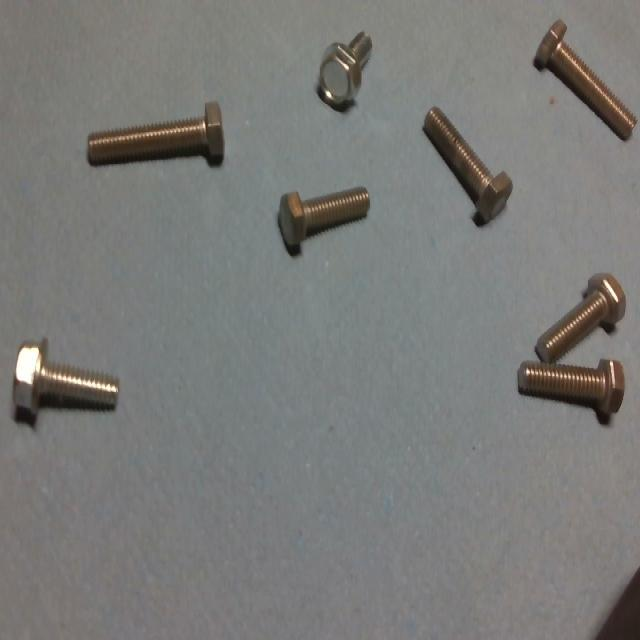
#> input picture Desafio_1/data/images/img1.jpg, 640 x 640 px; its folder holds only this picture in this run
$ python solucao_3_dados_sinteticos_detector_leve.py
#> lines starting #> are read from the running program, lines starting #| are printed output that depends on the picture; after the words box and inside, x2 and y2 are one past the last pixel; in counts of white or black regions, pixels touching at a corner belong together
#> in create_dataset, image is the input picture: shape (640, 640, 3); mean B, G, R 120.2, 122.5, 122.1
"""Solução 3 do Desafio 1: dados sintéticos e detector leve de parafusos.

Autor: Manoel Furtado
Data: 31/05/2026

Descrição:
    Este script cria um dataset YOLO com pseudo-rótulos para detecção de
    parafusos. Ele usa um detector clássico em OpenCV para sugerir caixas,
    gera variações simples das imagens e, opcionalmente, inicia o treino de um
    modelo YOLO leve quando o Ultralytics está instalado.

Uso principal:
    python Desafio_1/solucoes/solucao_3_dados_sinteticos_detector_leve/solucao_3_dados_sinteticos_detector_leve.py
    python Desafio_1/solucoes/solucao_3_dados_sinteticos_detector_leve/solucao_3_dados_sinteticos_detector_leve.py --train-yolo

Artefato gerado:
    Desafio_1/solucoes/solucao_3_dados_sinteticos_detector_leve/dataset_yolo_sintetico/data.yaml
"""

from __future__ import annotations

import argparse
import random
import shutil
import sys
from dataclasses import dataclass
from pathlib import Path


IMAGE_SUFFIXES = {".jpg", ".jpeg", ".png", ".bmp", ".webp"}


@dataclass
class Box:
    """Representa uma caixa delimitadora no formato de pixel do OpenCV."""

    x: int
    y: int
    w: int
    h: int


def require_cv2():
    """Carrega OpenCV e NumPy com uma mensagem clara em caso de ambiente incorreto."""

    try:
        import cv2  # type: ignore
        import numpy as np  # type: ignore
    except ImportError as exc:
        raise SystemExit(
            "Missing dependencies. Use the project environment from env/env_vc_01.yml."
        ) from exc
    return cv2, np


def iter_images(input_dir: Path) -> list[Path]:
    """Lista somente arquivos com extensões de imagem aceitas pelo script."""

    return sorted(
        path for path in input_dir.iterdir() if path.suffix.lower() in IMAGE_SUFFIXES
    )


def weak_boxes(cv2, np, image, args) -> list[Box]:
    """Gera pseudo-caixas usando processamento clássico de imagem.

    A ideia é obter rótulos fracos: eles aceleram uma primeira versão do
    dataset, mas ainda devem ser revisados visualmente antes de virarem base
    final de treino.
    """

    # Converte para tons de cinza e aumenta contraste local para destacar peças.
    gray = cv2.cvtColor(image, cv2.COLOR_BGR2GRAY)
    enhanced = cv2.createCLAHE(clipLimit=2.0, tileGridSize=(8, 8)).apply(gray)
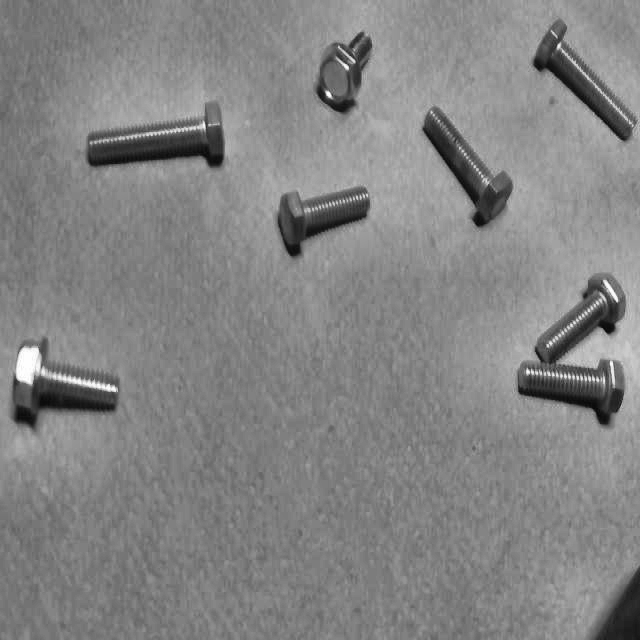
#> enhanced: shape (640, 640); min 5, max 255, mean 132

    # Suavização reduz ruído antes do limiar automático de Otsu.
    blurred = cv2.GaussianBlur(enhanced, (5, 5), 0)
    _, mask = cv2.threshold(blurred, 0, 255, cv2.THRESH_BINARY_INV + cv2.THRESH_OTSU)
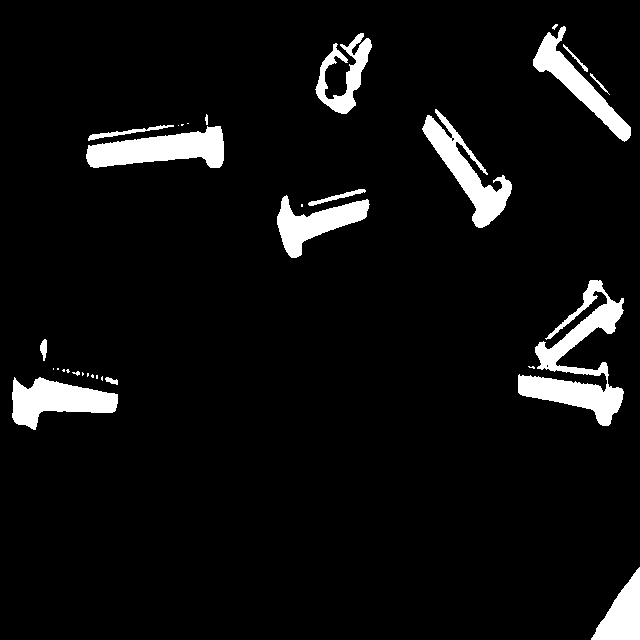
#> mask: shape (640, 640); 6.2% white; 31 white regions (15 under 20 px), largest, box (x1, y1, x2, y2) and area: (518, 280, 624, 426) 5446, (86, 126, 224, 168) 3586, (422, 109, 512, 228) 3231

    # Operações morfológicas fecham falhas pequenas e removem pontos isolados.
    kernel = cv2.getStructuringElement(cv2.MORPH_ELLIPSE, (5, 5))
    mask = cv2.morphologyEx(mask, cv2.MORPH_CLOSE, kernel, iterations=2)
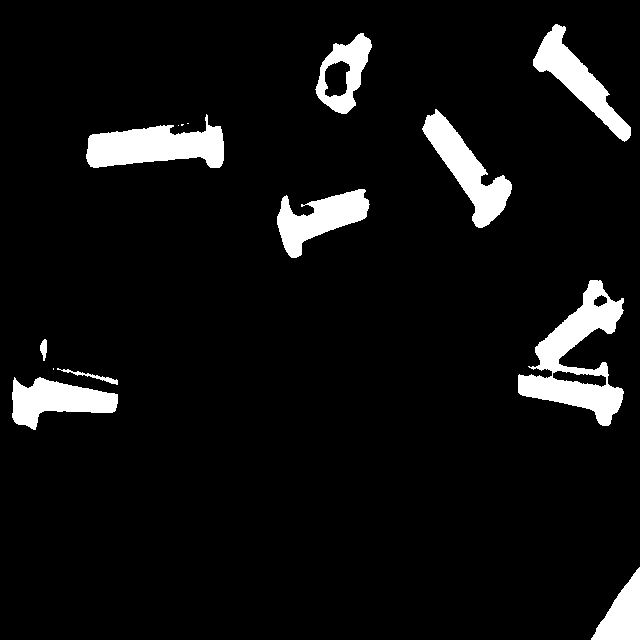
#> mask: shape (640, 640); 6.9% white; 14 white regions (4 under 20 px), largest, box (x1, y1, x2, y2) and area: (518, 280, 624, 426) 6156, (86, 114, 224, 168) 4474, (422, 109, 512, 228) 3681
    mask = cv2.morphologyEx(mask, cv2.MORPH_OPEN, kernel, iterations=1)
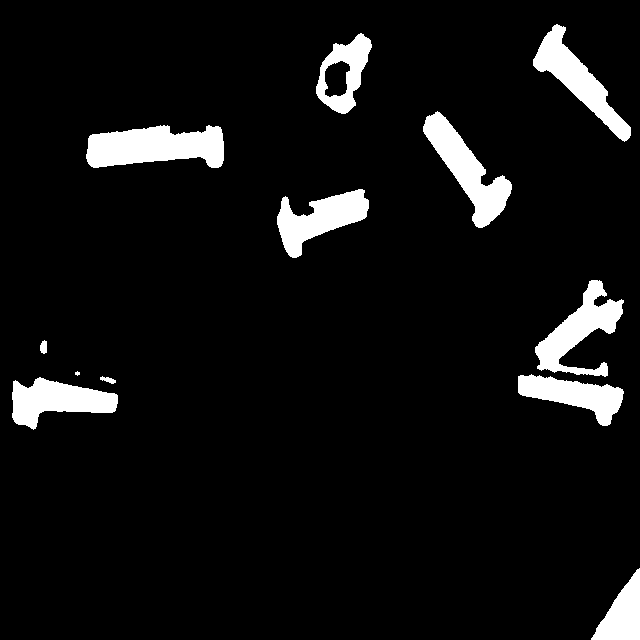
#> mask: shape (640, 640); 6.8% white; 12 white regions (1 under 20 px)
    contours, _ = cv2.findContours(mask, cv2.RETR_EXTERNAL, cv2.CHAIN_APPROX_SIMPLE)
#> contours = 12 contours, 1 with area under 20; largest, box (x1, y1, x2, y2) and area: (86, 125, 224, 168) 4258, (423, 111, 512, 228) 3516, (535, 280, 624, 377) 3193, (533, 24, 631, 142) 3170, (12, 377, 118, 430) 2980

    boxes: list[Box] = []
    for contour in contours:
        area = float(cv2.contourArea(contour))
        if area < args.min_area or area > args.max_area:
            continue

        x, y, w, h = cv2.boundingRect(contour)
        if w <= 0 or h <= 0:
            continue

        # Descartar proporções extremas ajuda a reduzir falsas detecções.
        if max(w / h, h / w) > args.max_aspect_ratio:
            continue
        boxes.append(Box(x, y, w, h))
#> this loop made 12 passes
#> (area, x, y, w, h) on passes 1, 2, 4, 7, 8, 9, 10, 11: (1835.5, 591, 568, 49, 72), (2980.5, 12, 377, 106, 53), (2555.5, 518, 374, 106, 52), (3193, 535, 280, 89, 97), (2964.5, 277, 189, 92, 69), (4258, 86, 125, 138, 43), (3516.5, 423, 111, 89, 117), (2642, 316, 33, 56, 81)
#> after the loop, boxes = 9 items

    # Ordenação estável facilita inspeção e comparação de resultados.
    return sorted(boxes, key=lambda box: (box.y, box.x))


def yolo_line(box: Box, image_width: int, image_height: int) -> str:
    """Converte uma caixa em linha YOLO: classe, centro x/y, largura e altura."""

    # YOLO espera coordenadas normalizadas pelo tamanho da imagem.
    x_center = (box.x + box.w / 2) / image_width
    y_center = (box.y + box.h / 2) / image_height
    width = box.w / image_width
    height = box.h / image_height
    return f"0 {x_center:.6f} {y_center:.6f} {width:.6f} {height:.6f}"


def write_pair(cv2, image, boxes: list[Box], image_path: Path, label_path: Path):
    """Salva uma imagem e seu arquivo `.txt` de labels no formato YOLO."""

    image_path.parent.mkdir(parents=True, exist_ok=True)
    label_path.parent.mkdir(parents=True, exist_ok=True)
    cv2.imwrite(str(image_path), image)
    height, width = image.shape[:2]
    label_path.write_text(
        "\n".join(yolo_line(box, width, height) for box in boxes),
        encoding="utf-8",
    )


def transform_boxes_for_flip(boxes: list[Box], width: int, height: int, flip_code: int):
    """Ajusta as caixas quando a imagem é espelhada.

    `flip_code=1` espelha horizontalmente, `flip_code=0` verticalmente e outros
    valores representam espelhamento nos dois eixos.
    """

    transformed = []
    for box in boxes:
        if flip_code == 1:
            transformed.append(Box(width - box.x - box.w, box.y, box.w, box.h))
        elif flip_code == 0:
            transformed.append(Box(box.x, height - box.y - box.h, box.w, box.h))
        else:
            transformed.append(Box(width - box.x - box.w, height - box.y - box.h, box.w, box.h))
    return transformed


def brightness_variant(cv2, np, image, alpha: float, beta: int):
    """Cria uma variação simples de brilho/contraste da imagem."""

    return cv2.convertScaleAbs(image, alpha=alpha, beta=beta)


def create_dataset(args) -> Path:
    """Cria o dataset YOLO sintético com pseudo-rótulos e aumentações simples."""

    cv2, np = require_cv2()
    random.seed(args.seed)

    input_dir = Path(args.input_dir)
    output_dir = Path(args.output_dir)

    # `--clean` garante que a nova geração não misture arquivos antigos.
    if args.clean and output_dir.exists():
        shutil.rmtree(output_dir)
    output_dir.mkdir(parents=True, exist_ok=True)

    image_paths = iter_images(input_dir)
    if not image_paths:
        raise SystemExit(f"No images found in {input_dir}")

    generated = []
    for image_path in image_paths:
        image = cv2.imread(str(image_path))
        if image is None:
            continue

        boxes = weak_boxes(cv2, np, image, args)
#> boxes = 9 items
        if not boxes:
            print(f"Warning: no pseudo-labels for {image_path.name}", file=sys.stderr)

        # Cada imagem original gera um pequeno conjunto de variações coerentes.
        variants = [(image, boxes, "orig")]
        height, width = image.shape[:2]
        for flip_code, name in [(1, "flip_h"), (0, "flip_v")]:
            variants.append(
                (
                    cv2.flip(image, flip_code),
                    transform_boxes_for_flip(boxes, width, height, flip_code),
                    name,
                )
            )
#> after the loop, variants = 3 items
        for alpha, beta, name in [(0.85, -10, "dark"), (1.15, 12, "bright")]:
            variants.append((brightness_variant(cv2, np, image, alpha, beta), boxes, name))
#> after the loop, variants = 5 items

        for variant_image, variant_boxes, name in variants:
            generated.append((image_path.stem, name, variant_image, variant_boxes))
#> this loop made 5 passes
#> after the loop, generated = 5 items

    # A divisão é feita depois das aumentações para manter distribuição simples.
    random.shuffle(generated)
    val_count = max(1, int(len(generated) * args.val_fraction))
#> val_count = 1
    val_items = set(range(val_count))

    for index, (stem, name, image, boxes) in enumerate(generated):
        split = "val" if index in val_items else "train"
        file_stem = f"{stem}_{name}"

        # Estrutura esperada pelo Ultralytics: images/split e labels/split.
        write_pair(
            cv2,
            image,
            boxes,
            output_dir / "images" / split / f"{file_stem}.jpg",
            output_dir / "labels" / split / f"{file_stem}.txt",
        )
#> this loop made 5 passes
#> (name, split, file_stem) on passes 1 to 5: ('dark', 'val', 'img1_dark'), ('flip_h', 'train', 'img1_flip_h'), ('flip_v', 'train', 'img1_flip_v'), ('bright', 'train', 'img1_bright'), ('orig', 'train', 'img1_orig')
#> pass 1, in write_pair, `cv2.imwrite(str(image_path), image)`:
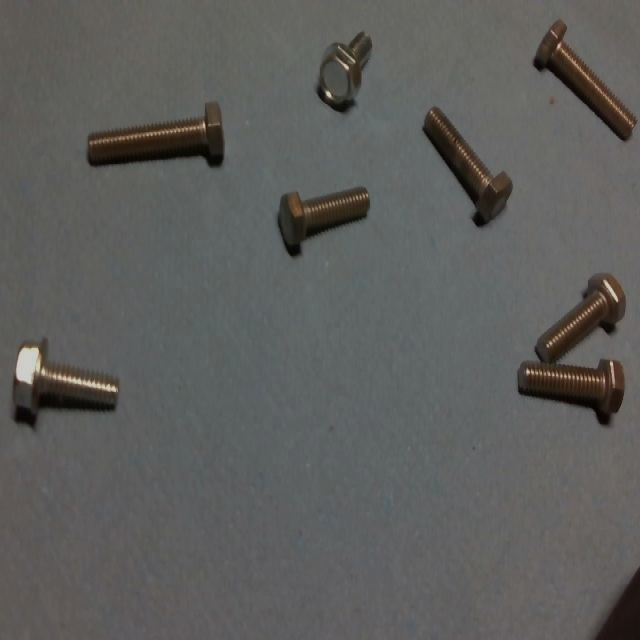
#> saved as img1_dark.jpg: shape (640, 640, 3); mean B, G, R 92.2, 94.1, 93.8
#> pass 2, in write_pair (call 2), `cv2.imwrite(str(image_path), image)`:
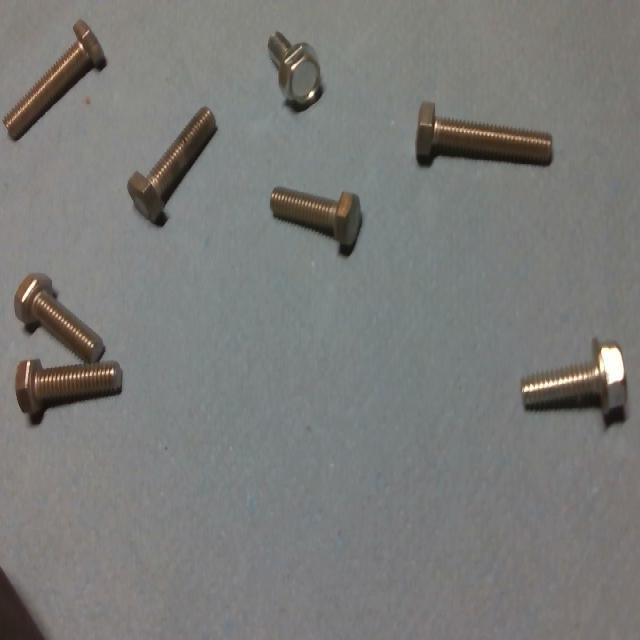
#> saved as img1_flip_h.jpg: shape (640, 640, 3); mean B, G, R 120.2, 122.5, 122.1

    # `data.yaml` é o ponto de entrada usado pelo YOLO no treinamento.
    data_yaml = output_dir / "data.yaml"
    data_yaml.write_text(
        "\n".join(
            [
                f"path: {output_dir.resolve().as_posix()}",
                "train: images/train",
                "val: images/val",
                "names:",
                "  0: screw",
                "",
            ]
        ),
        encoding="utf-8",
    )
    print(f"Created weak YOLO dataset at {output_dir}")
    print(f"Review labels before using this as final training data: {data_yaml}")
    return data_yaml


# [20 lines left out: function train_yolo, not called in this run]


def parse_args(argv: list[str] | None = None):
    """Define os parâmetros de geração de dados e treino opcional."""

    script_dir = Path(__file__).resolve().parent
    default_input = script_dir.parent.parent / "data" / "images"
    parser = argparse.ArgumentParser(description=__doc__)
    parser.add_argument("--input-dir", default=str(default_input))
    parser.add_argument("--output-dir", default=str(script_dir / "dataset_yolo_sintetico"))
    parser.add_argument("--clean", action="store_true")
    parser.add_argument("--seed", type=int, default=42)
    parser.add_argument("--val-fraction", type=float, default=0.2)
    parser.add_argument("--min-area", type=float, default=80.0)
    parser.add_argument("--max-area", type=float, default=20000.0)
    parser.add_argument("--max-aspect-ratio", type=float, default=8.0)
    parser.add_argument("--train-yolo", action="store_true")
    parser.add_argument("--model", default="yolov8n.pt")
    parser.add_argument("--epochs", type=int, default=50)
    parser.add_argument("--imgsz", type=int, default=640)
    parser.add_argument("--batch", type=int, default=4)
    return parser.parse_args(argv)


def run(args) -> int:
    """Gera o dataset e, se solicitado, inicia o treino YOLO."""

    data_yaml = create_dataset(args)
    if args.train_yolo:
        train_yolo(data_yaml, args)
    return 0


if __name__ == "__main__":
    raise SystemExit(run(parse_args()))
#> (the program exits here)

$ run again, on Desafio_1/data/images/img5.jpg
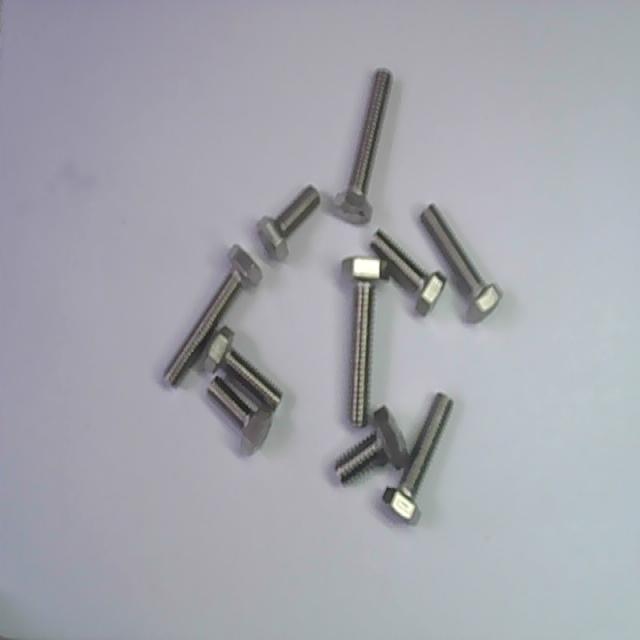
#> input picture Desafio_1/data/images/img5.jpg, 640 x 640 px
#> in create_dataset, image is the input picture: shape (640, 640, 3); mean B, G, R 172.8, 165, 163.7
#> in weak_boxes, `mask = cv2.morphologyEx(mask, cv2.MORPH_CLOSE, kernel, iterations=2)`:
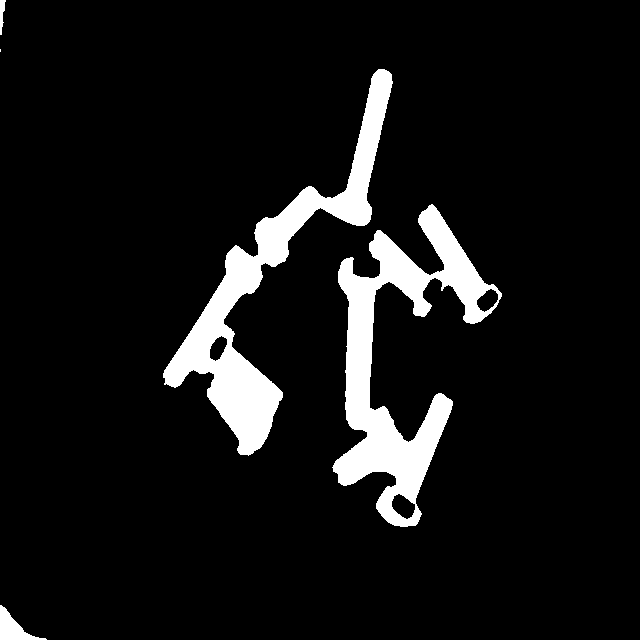
#> mask: shape (640, 640); 8.1% white; 5 white regions (1 under 20 px), largest, box (x1, y1, x2, y2) and area: (332, 204, 502, 527) 16586, (163, 69, 393, 456) 15743, (0, 605, 47, 640) 653, (0, 0, 6, 35) 123
#> contours = 4 contours; box (x1, y1, x2, y2) and area: (333, 204, 497, 527) 15778, (163, 69, 393, 456) 15478, (0, 605, 41, 640) 580, (0, 0, 6, 28) 76
#> the loop in weak_boxes, `for contour in contours:` made 4 passes
#> (area, x, y, w, h) on passes 1 to 3: (580, 0, 605, 41, 35), (15778, 333, 204, 164, 323), (15478, 163, 69, 230, 387)
#> after the loop in weak_boxes, `for contour in contours:`: boxes = 3 items
#> after the loop in create_dataset, `for alpha, beta, name in [(0.85, -10, "dark"), (1.15, 12, "bright")]:`: variants = 5 items
#> the loop in create_dataset, `for variant_image, variant_boxes, name in variants:` made 5 passes
#> val_count = 1
#> the loop in create_dataset, `for index, (stem, name, image, boxes) in enumerate(generated):` made 5 passes
#> (name, split, file_stem) on passes 1 to 5: ('dark', 'val', 'img5_dark'), ('flip_h', 'train', 'img5_flip_h'), ('flip_v', 'train', 'img5_flip_v'), ('bright', 'train', 'img5_bright'), ('orig', 'train', 'img5_orig')
#> pass 2, in write_pair (call 2), `cv2.imwrite(str(image_path), image)`:
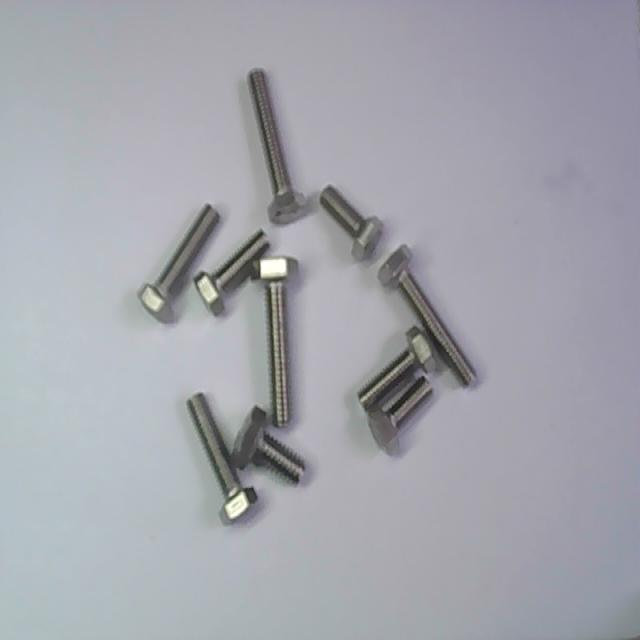
#> saved as img5_flip_h.jpg: shape (640, 640, 3); mean B, G, R 172.8, 165, 163.7
